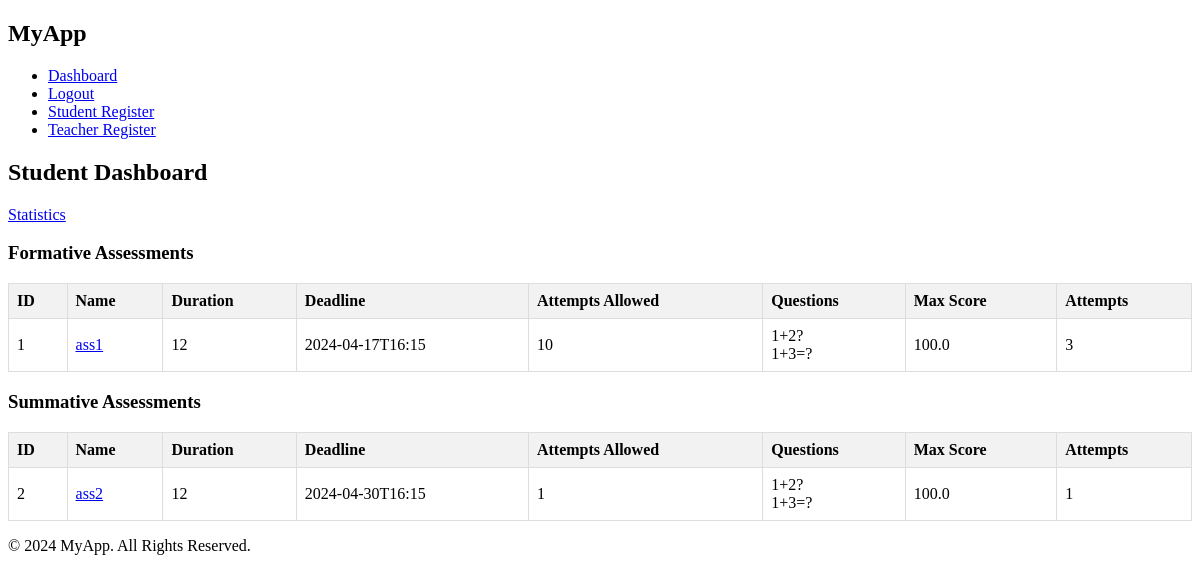
Page /sdashboard (signed in) on the committed database.
### app/models/assessment.py (models this page shows)
class Assessment(db.Model):
    id = db.Column(db.Integer, primary_key=True)
    name = db.Column(db.String(255), unique=True, nullable=False)
    type = db.Column(db.String(255), nullable=False)
    questions = db.relationship('Question', secondary='assessment_question', backref='assessments')
    parameters = db.Column(db.JSON, nullable=True)

### app/models/question.py (models this page shows)
class Question(db.Model):
    id = db.Column(db.Integer, primary_key=True)
    question_text = db.Column(db.Text, nullable=False)
    option_a = db.Column(db.String(200), nullable=False)
    option_b = db.Column(db.String(200), nullable=False)
    option_c = db.Column(db.String(200), nullable=False)
    option_d = db.Column(db.String(200), nullable=False)
    correct_option = db.Column(db.String(100), nullable=False)
    correct_answer = db.Column(db.Text, nullable=False)
    feedback = db.Column(db.Text, nullable=False)
    question_type = db.Column(db.String(50), nullable=False)

### app/routes/dashboard.py (the view)
@app.route('/sdashboard')
def student_dashboard():
    if 'user_id' not in session or session['role'] != 'student':
        return redirect(url_for('login'))
    f_assessments = Assessment.query.filter_by(type='FORMATIVE').all()
    s_assessments = Assessment.query.filter_by(type='SUMMATIVE').all()
    user = User.query.get(session['user_id'])
    if user:
        user_attempts = UserAttempt.query.filter_by(user_id=user.id)
    else:
        return redirect(url_for('home'))
    return render_template('student_dashboard.html', f_assessments=f_assessments, s_assessments=s_assessments, user_attempts=user_attempts)

### app/templates/student_dashboard.html
{% extends "base.html" %}
{% block content %}
<h2>Student Dashboard</h2>
<a href="{{url_for('student_statistic', student_id='my')}}">Statistics</a>
<h3>Formative Assessments</h3>
<table class="custom-table">
    <thead>
        <tr>
            <th>ID</th>
            <th>Name</th>
            <th>Duration</th>
            <th>Deadline</th>
            <th>Attempts Allowed</th>
            <th>Questions</th>
            <th>Max Score</th>
            <th>Attempts</th>
        </tr>
    </thead>
    <tbody>
        {% for assessment in f_assessments %}
        <tr>
            <td>{{ assessment.id }}</td>
            <td><a href="{{ url_for('attempt_assessment', assessment_id=assessment.id) }}">{{ assessment.name }}</td>
            <td>{{ assessment.parameters.get('duration') }}</td>
            <td>{{ assessment.parameters.get('deadline') }}</td>
            <td>{{ assessment.parameters.get('attempts') }}</td>
            <td>
                {% for question in assessment.questions %}
                {{ question.question_text }}<br>
                {% endfor %}
            </td>
            <td>
                {{ user_attempts|selectattr('assessment_id', 'equalto', assessment.id)|map(attribute='score')|max }}
            </td>
            <td>
                {{ user_attempts|selectattr('assessment_id', 'equalto', assessment.id)|list|length }}
            </td>
        </tr>
        {% endfor %}
    </tbody>
</table>
<h3>Summative Assessments</h3>
<table class="custom-table">
    <thead>
        <tr>
            <th>ID</th>
            <th>Name</th>
            <th>Duration</th>
            <th>Deadline</th>
            <th>Attempts Allowed</th>
            <th>Questions</th>
            <th>Max Score</th>
            <th>Attempts</th>
        </tr>
    </thead>
    <tbody>
        {% for assessment in s_assessments %}
        <tr>
            <td>{{ assessment.id }}</td>
            <td><a href="{{ url_for('attempt_assessment', assessment_id=assessment.id) }}">{{ assessment.name }}</td>
            <td>{{ assessment.parameters.get('duration') }}</td>
            <td>{{ assessment.parameters.get('deadline') }}</td>
            <td>{{ assessment.parameters.get('attempts') }}</td>
            <td>
                {% for question in assessment.questions %}
                {{ question.question_text }}<br>
                {% endfor %}
            </td>
            <td>
                {{ user_attempts|selectattr('assessment_id', 'equalto', assessment.id)|map(attribute='score')|max }}
            </td>
            <td>
                {{ user_attempts|selectattr('assessment_id', 'equalto', assessment.id)|list|length }}
            </td>
        </tr>
        {% endfor %}
    </tbody>
</table>
{% endblock %}

### app/static/style.css (style rules this page uses)
.custom-table { border-collapse: collapse; width: 100%; }
.custom-table th, .custom-table td { border: 1px solid #dddddd; text-align: left; padding: 8px; }
.custom-table th { background-color: #f2f2f2; }

### rows in the picture
Assessment: id "1", name "ass1", parameters.get "12", parameters.get "2024-04-17T16:15", parameters.get "10", id "100.0", id "3"
Question: question_text "1+2?"
Question: question_text "1+3=?"
Assessment: id "2", name "ass2", parameters.get "12", parameters.get "2024-04-30T16:15", parameters.get "1", id "100.0", id "1"
